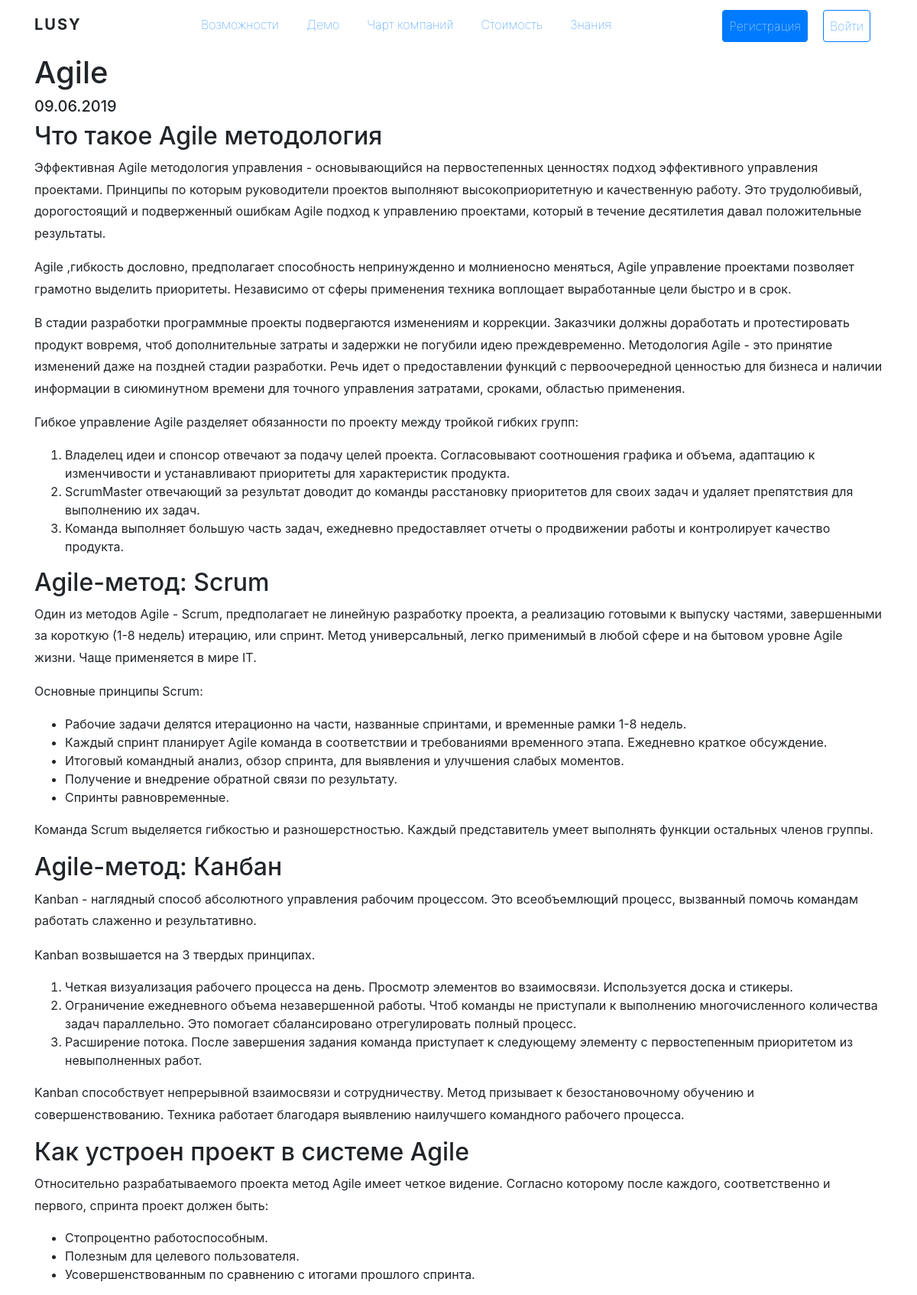
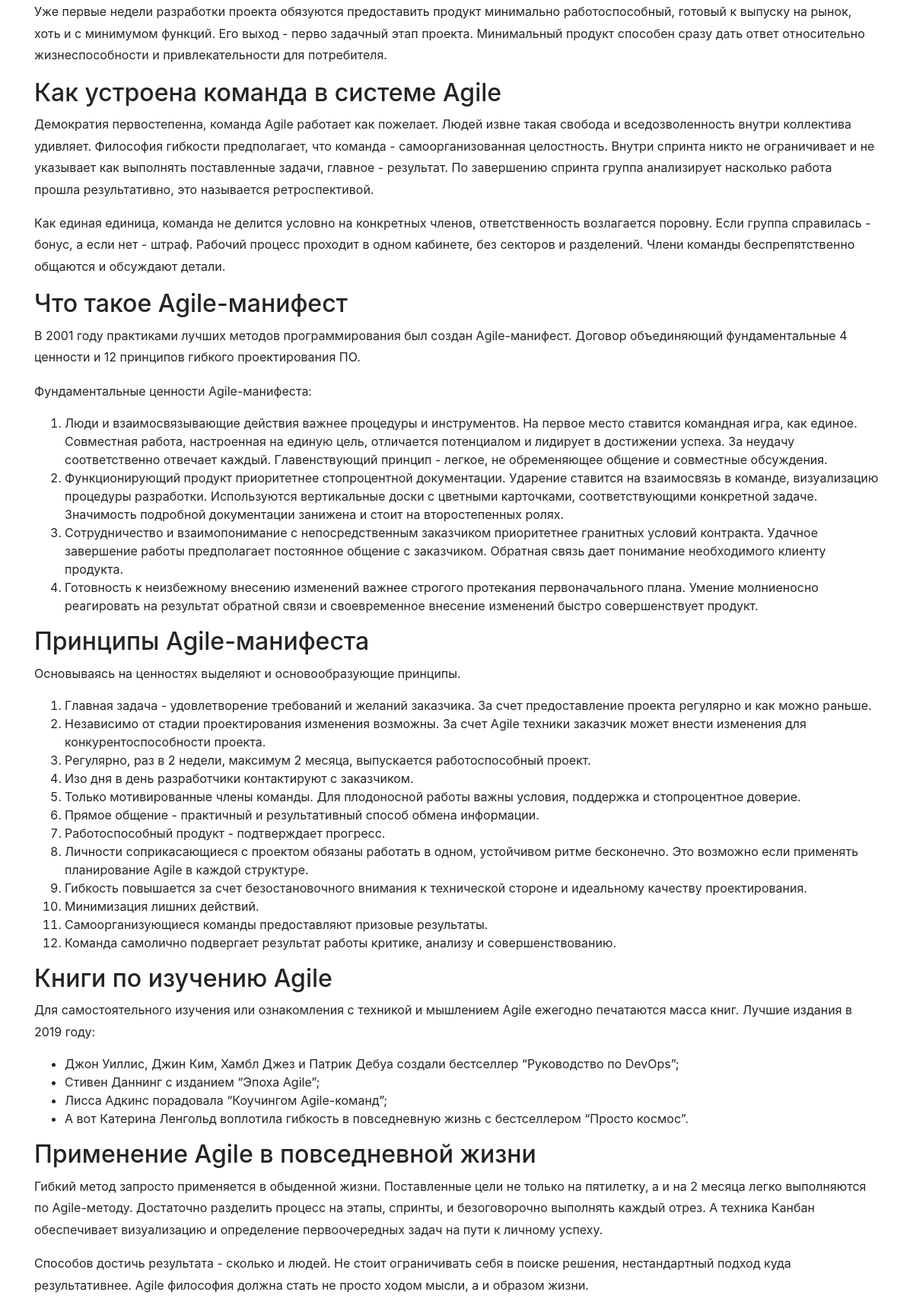
The page /ru/article/17 on the database its author committed (2 pictures, top to bottom).
### tables this page shows
create table blog
(
  article_id int auto_increment
    primary key,
  article_number int null,
  language text null,
  article_name text null,
  article_text text null,
  category text null,
  description text null,
  publish_date int null
);

### app/controllers/BlogController.php (called while the page is built, shortened)
<?php
class BlogController extends Controller
{
    public function articleAction()
    {
        $id = $this->params['args'];
        $article = $this->model->getArticle($id);
        $args = [
            'article' => $article
        ];
        $this->view->render($article['article_name'], $args);
    }
}

### index.php (called while the page is built, shortened)
<?php
spl_autoload_register(function ($class) {
    $path = str_replace('\\', '/', $class . '.php');
});
$router = new Router();
$router->run();

### app/core/Controller.php (called while the page is built, shortened)
<?php
abstract class Controller
{
    public function __construct($params)
    {
        $this->params = $params;
        $this->model = $this->loadModel($params['controller']);
    }
    public function loadModel($name)
    {
        $class = 'app\models\\' . ucfirst($name);
        if (class_exists($class)) {
            return new $class;
        }
    }
}

### app/config/db.php (called while the page is built)
<?php
return [
    'host' => 'localhost',
    'dbname' => 'dev',
    'user' => 'root',
    'pass' => 'root',
];

### app/lib/Db.php (called while the page is built, shortened)
<?php
class Db
{
    protected $db;
    public function __construct()
    {
        $config = require 'app/config/db.php';
        $dsn = 'mysql:host=' . $config['host'] . ';dbname=' . $config['dbname'];
        $this->db = new PDO($dsn, $config['user'], $config['pass']);
    }
    public function query($sql, $params = [])
    {
        $stmt = $this->db->prepare($sql);
        if (!empty($params)) {
            foreach ($params as $key => $value) {
                if (is_int($value)) {
                    $stmt->bindValue($key, (int)$value, PDO::PARAM_INT);
                } else {
                    $stmt->bindValue($key, $value);
                }
            }
        }
        $stmt->execute();
        return $stmt;
    }
    public function firstRow($sql, $params = [])
    {
        $result = $this->query($sql, $params);
        return $result->fetch(PDO::FETCH_ASSOC);
    }
}

### app/core/Model.php (called while the page is built, shortened)
<?php
abstract class Model
{
    public function __construct()
    {
        $this->db = new Db();
    }
}

### app/models/Blog.php (called while the page is built, shortened)
<?php
class Blog extends Model
{
    public function getArticle($articleId)
    {
        $params = [
            ':articleId' => $articleId,
        ];
        $article = $this->db->firstRow('SELECT article_id, article_number, language, article_name, article_text, category, description, publish_date FROM blog WHERE article_id = :articleId', $params);
        return $article;
    }
}

### app/views/blog/article.php (the view, shortened to what this page needs)
<div class="container">
    <h1><?= $article['article_name']; ?></h1>
    <h5><?= date('d.m.Y', $article['publish_date']); ?></h5>
    <?= $article['article_text']; ?>
</div>

### public/css/custom.css (style rules this page uses)
p { line-height: 1.78; }

### rows shown on the page
blog: article_name "Agile", publish_date "09.06.2019", article_text "Что такое Agile методология Эффективная Agile методология управления - основывающийся на первостепенных ценностях подход эффективного управления проектами. Принципы по которым руководители проектов выполняют высокоприоритетную и качественную работу. Это трудолюбивый, дорогостоящий и подверженный ошибкам Agile подход к управлению проектами, который в течение десятилетия давал положительные результаты. Agile ,гибкость дословно, предполагает способность непринужденно и молниеносно меняться, Agile управление проектами позволяет грамотно выделить приоритеты. Независимо от сферы применения техника воплощает выработанные цели быстро и в срок. В стадии разработки программные проекты подвергаются…"
